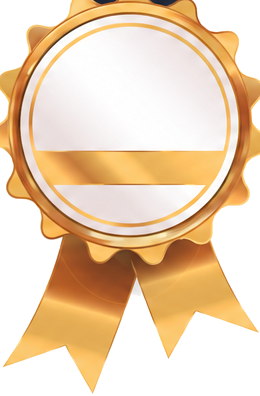
#> input picture backend/assets/certificate/medal.png, 260 x 396 px, found by its file name
$ python audit_certificate_assets.py
#> lines starting #> are read from the running program, lines starting #| are printed output that depends on the picture; after the words box and inside, x2 and y2 are one past the last pixel; in counts of white or black regions, pixels touching at a corner belong together
"""Audit certificate PNG assets for broken transparency / black boxes."""
from __future__ import annotations

from pathlib import Path

import numpy as np
from PIL import Image

ROOT = Path(__file__).resolve().parents[2]
DIRS = [
    ROOT / "frontend" / "public" / "certificate",
    ROOT / "backend" / "assets" / "certificate",
]
NAMES = ["medal.png", "cloudvaathi-logo.png", "signature.png", "skill-india.png", "msme.png"]


def audit(path: Path) -> dict:
    im = Image.open(path).convert("RGBA")
#> im is the input picture: PIL image 260x396 RGBA; mean R, G, B, A 236.6, 210.3, 180.1, 176
    arr = np.asarray(im)
    rgb, a = arr[:, :, :3], arr[:, :, 3]
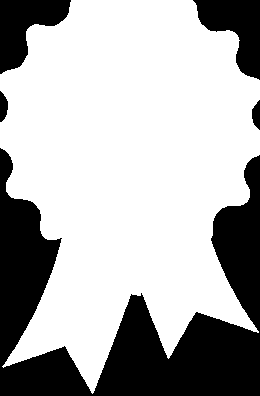
#> a: shape (396, 260); 69% white; 5 black regions, box (x1, y1, x2, y2) and area: (0, 148, 260, 396) 25838, (193, 0, 260, 80) 2870, (0, 0, 71, 74) 2842, (0, 91, 8, 122) 183, (252, 100, 260, 130) 172
    total = arr.shape[0] * arr.shape[1]
#> total = 102960
    transparent = int((a < 16).sum())
#> transparent = 31905
    opaque = int((a >= 240).sum())
#> opaque = 71055
    black_opaque = int(((rgb < 20).all(axis=2) & (a >= 240)).sum())
#> black_opaque = 0
    white_opaque = int(((rgb > 245).all(axis=2) & (a >= 240)).sum())
#> white_opaque = 11513
    edge = np.concatenate([
        a[0, :], a[-1, :], a[:, 0], a[:, -1]
    ])
#> edge = 1312 values, max 255 at index 71, min 0 at index 0, mean 40.82
    edge_opaque_pct = float((edge >= 240).mean() * 100)
#> edge_opaque_pct = 16.01
    return {
        "size": im.size,
#> (the run stopped early here; a loop or call above may not have finished)
